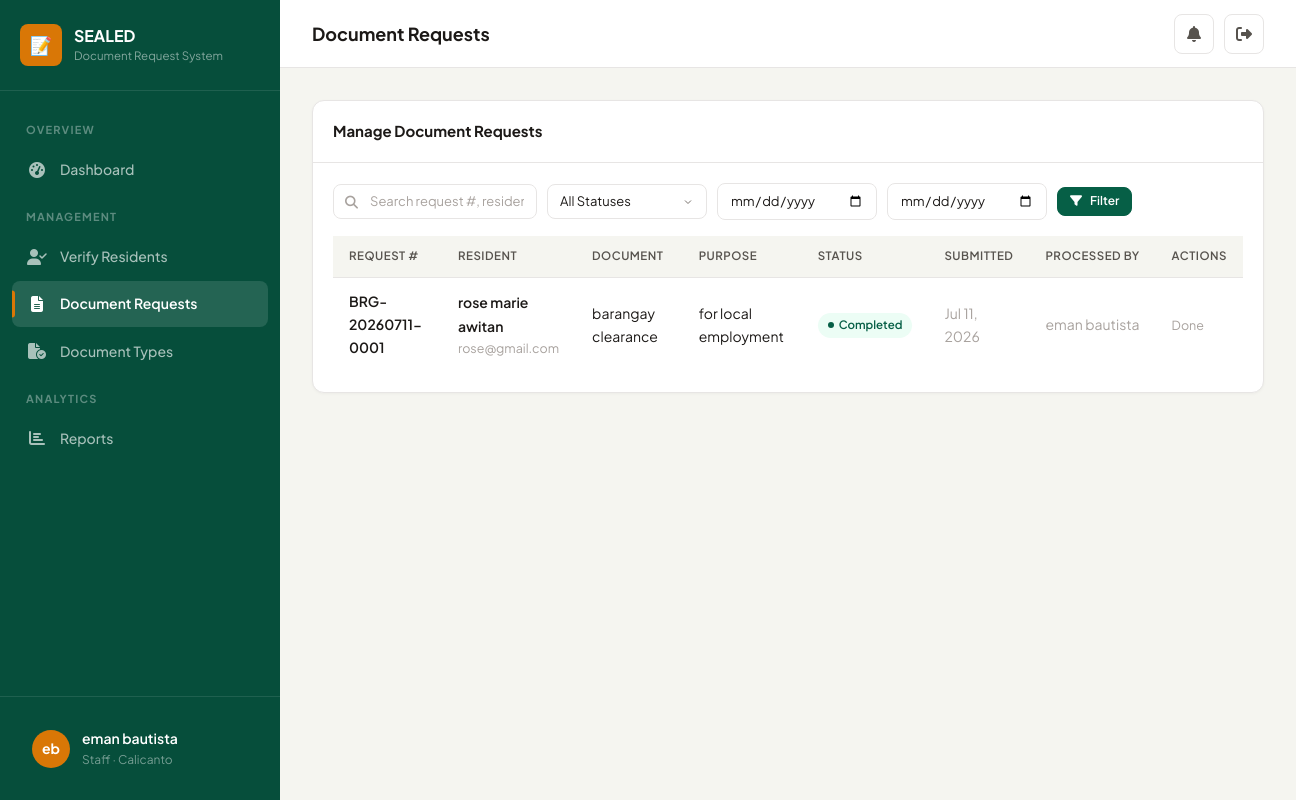
The page /staff/requests/ (signed in) on the database its author committed.
### brgy/models.py (models this page shows, shortened)
class CustomUser(AbstractUser):
    class Role(models.TextChoices):
        RESIDENT = 'resident', 'Resident'
        STAFF = 'staff', 'Staff'
        ADMIN = 'admin', 'Administrator'
    class VerificationStatus(models.TextChoices):
        PENDING = 'pending', 'Pending'
        APPROVED = 'approved', 'Approved'
        REJECTED = 'rejected', 'Rejected'
    id = models.UUIDField(primary_key=True, default=uuid.uuid4, editable=False)
    role = models.CharField(max_length=20, choices=Role.choices, default=Role.RESIDENT)
    barangay = models.ForeignKey(
        Barangay, on_delete=models.SET_NULL, null=True, blank=True, related_name='users'
    )
    verification_status = models.CharField(
        max_length=20, choices=VerificationStatus.choices, default=VerificationStatus.PENDING
    )
    phone_number = models.CharField(max_length=20, blank=True)
    address = models.TextField(blank=True)
    birth_date = models.DateField(null=True, blank=True)
    gender = models.CharField(max_length=10, blank=True)
    middle_name = models.CharField(max_length=150, blank=True)
    civil_status = models.CharField(max_length=20, blank=True, default='')
    occupation = models.CharField(max_length=100, blank=True, default='')
    id_type = models.CharField(max_length=50, blank=True, default='')
    id_front = models.ImageField(upload_to='resident_ids/', blank=True, null=True)
    id_back = models.ImageField(upload_to='resident_ids/', blank=True, null=True)
    profile_picture = models.ImageField(upload_to='profile_pictures/', blank=True, null=True)
    rejection_reason = models.TextField(blank=True, default='')
    class Meta:
        ordering = ['-date_joined']
    @property
    def display_name(self):
        return self.get_full_name() or self.username

class Barangay(models.Model):
    id = models.UUIDField(primary_key=True, default=uuid.uuid4, editable=False)
    name = models.CharField(max_length=200)
    address = models.TextField()
    contact_number = models.CharField(max_length=20, blank=True)
    email = models.EmailField(blank=True)
    chairman_name = models.CharField(max_length=200, blank=True)
    officials = models.JSONField(default=dict, blank=True)
    is_active = models.BooleanField(default=True)
    created_at = models.DateTimeField(auto_now_add=True)
    updated_at = models.DateTimeField(auto_now=True)
    class Meta:
        ordering = ['name']

class DocumentRequest(models.Model):
    class Status(models.TextChoices):
        PENDING = 'pending', 'Pending'
        APPROVED = 'approved', 'Approved'
        READY_FOR_PICKUP = 'ready_for_pickup', 'Ready for Pickup'
        COMPLETED = 'completed', 'Completed'
        REJECTED = 'rejected', 'Rejected'
    id = models.UUIDField(primary_key=True, default=uuid.uuid4, editable=False)
    request_number = models.CharField(max_length=30, unique=True, editable=False)
    resident = models.ForeignKey(CustomUser, on_delete=models.CASCADE, related_name='requests')
    document_type = models.ForeignKey(DocumentType, on_delete=models.CASCADE, related_name='requests')
    purpose = models.TextField()
    status = models.CharField(max_length=20, choices=Status.choices, default=Status.PENDING)
    staff_notes = models.TextField(blank=True)
    rejection_reason = models.TextField(blank=True)
    processed_by = models.ForeignKey(
        CustomUser, on_delete=models.SET_NULL, null=True, blank=True, related_name='processed_requests'
    )
    created_at = models.DateTimeField(auto_now_add=True)
    updated_at = models.DateTimeField(auto_now=True)
    completed_at = models.DateTimeField(null=True, blank=True)
    class Meta:
        ordering = ['-created_at']
    @property
    def status_color(self):
        colors = {
            'pending': 'warning',
            'approved': 'info',
            'ready_for_pickup': 'success',
            'completed': 'primary',
            'rejected': 'danger',
        }
        return colors.get(self.status, 'muted')

class DocumentType(models.Model):
    id = models.UUIDField(primary_key=True, default=uuid.uuid4, editable=False)
    name = models.CharField(max_length=200)
    description = models.TextField(blank=True)
    requirements = models.TextField(blank=True, help_text="One requirement per line")
    fee = models.DecimalField(max_digits=10, decimal_places=2, default=0, null=True, blank=True)
    is_active = models.BooleanField(default=True)
    barangay = models.ForeignKey(Barangay, on_delete=models.CASCADE, related_name='document_types')
    template_file = models.FileField(
        upload_to='document_templates/',
        blank=True,
        null=True,
        help_text="Upload a .docx template for this document"
    )
    created_at = models.DateTimeField(auto_now_add=True)
    class Meta:
        ordering = ['name']

### brgy/views.py (the view)
# urls.py: path('staff/requests/', views.manage_requests, name='manage_requests'),
@login_required
@role_required('staff')
def manage_requests(request):
    user = request.user
    brgy = user.barangay
    doc_requests = DocumentRequest.objects.filter(document_type__barangay=brgy)
    status_filter = request.GET.get('status', '')
    search = request.GET.get('search', '')
    date_from = request.GET.get('date_from', '')
    date_to = request.GET.get('date_to', '')
    if status_filter:
        doc_requests = doc_requests.filter(status=status_filter)
    if search:
        doc_requests = doc_requests.filter(
            Q(request_number__icontains=search) | Q(resident__first_name__icontains=search)
            | Q(resident__last_name__icontains=search) | Q(document_type__name__icontains=search)
        )
    if date_from:
        doc_requests = doc_requests.filter(created_at__date__gte=date_from)
    if date_to:
        doc_requests = doc_requests.filter(created_at__date__lte=date_to)
    paginator = Paginator(doc_requests, 10)
    page_number = request.GET.get('page', 1)
    page_obj = paginator.get_page(page_number)
    return render(request, 'brgy/staff/manage_requests.html', {
        'page_obj': page_obj,
        'status_filter': status_filter,
        'search': search,
        'date_from': date_from,
        'date_to': date_to,
        'status_choices': DocumentRequest.Status.choices,
    })

### brgy/templates/brgy/staff/manage_requests.html (shortened to what this page needs)
{% extends 'brgy/base.html' %}
{% block nav_staff_requests %}active{% endblock %}
{% block page_title %}Document Requests{% endblock %}
{% block content %}
<div class="card">
    <div class="card-header">
        <h3>Manage Document Requests</h3>
    </div>
    <div class="card-body">
        <div class="filter-bar mb-4">
            <form method="get" style="display:flex;gap:10px;flex-wrap:wrap;align-items:center;flex:1;">
                <div class="search-input-wrapper">
                    <i class="fa-solid fa-search"></i>
                    <input type="text" name="search" class="form-input" placeholder="Search request #, resident, document..." value="{{ search }}">
                </div>
                <select name="status" class="form-input" style="width:auto;min-width:160px;" onchange="this.form.submit()">
                    <option value="">All Statuses</option>
                </select>
                <input type="date" name="date_from" class="form-input" style="width:auto;" value="{{ date_from }}" title="From date">
                <input type="date" name="date_to" class="form-input" style="width:auto;" value="{{ date_to }}" title="To date">
                <button type="submit" class="btn btn-primary btn-sm"><i class="fa-solid fa-filter"></i> Filter</button>
            </form>
        </div>
        {% if page_obj %}
        <div class="table-wrapper">
            <table class="table">
                <thead>
                    <tr>
                        <th>Request #</th>
                        <th>Resident</th>
                        <th>Document</th>
                        <th>Purpose</th>
                        <th>Status</th>
                        <th>Submitted</th>
                        <th>Processed By</th>
                        <th>Actions</th>
                    </tr>
                </thead>
                <tbody>
                    {% for req in page_obj %}
                    <tr>
                        <td class="fw-600 text-sm">{{ req.request_number }}</td>
                        <td>
                            <div class="text-sm fw-600">{{ req.resident.display_name }}</div>
                            <div class="text-xs text-muted">{{ req.resident.email }}</div>
                        </td>
                        <td class="text-sm">{{ req.document_type.name }}</td>
                        <td class="text-sm" style="max-width:150px;" title="{{ req.purpose }}">{{ req.purpose|truncatechars:40 }}</td>
                        <td><span class="badge badge-{{ req.status_color }}">{{ req.get_status_display }}</span></td>
                        <td class="text-sm text-muted">{{ req.created_at|date:"M d, Y" }}</td>
                        <td class="text-sm text-muted">{{ req.processed_by.display_name|default:"-" }}</td>
                        <td>
                            {% if req.status != 'completed' %}
                            <a href="{% url 'update_request_status' req.pk %}" class="btn btn-primary btn-xs">
                                <i class="fa-solid fa-pen"></i> Update
                            </a>
                            {% else %}
                            <span class="text-xs text-muted">Done</span>
                            {% endif %}
                        </td>
                    </tr>
                    {% endfor %}
                </tbody>
            </table>
        </div>
        {% else %}
        <div class="empty-state">
            <i class="fa-solid fa-folder-open"></i>
            <h4>No Requests Found</h4>
            <p>{% if status_filter or search %}No requests match your filters.{% else %}No document requests have been submitted yet.{% endif %}</p>
        </div>
        {% endif %}
    </div>
</div>
{% endblock %}

### brgy/templates/brgy/base.html (shortened to what this page needs)
{% load static %}
<!DOCTYPE html>
<html lang="en">
<head>
    <link rel="stylesheet" href="https://cdnjs.cloudflare.com/ajax/libs/font-awesome/6.5.1/css/all.min.css">
    <link rel="stylesheet" href="{% static 'css/style.css' %}">
</head>
<body>
    <div class="app-layout">
        <aside class="sidebar" id="sidebar">
            <div class="sidebar-header">
                <div class="sidebar-logo">
                    <div class="sidebar-logo-icon">📝</div>
                    <div class="sidebar-logo-text">
                        SEALED
                        <small>Document Request System</small>
                    </div>
                </div>
            </div>
            <nav class="sidebar-nav">
                {% if user.role == 'resident' %}
                <div class="sidebar-section-label">Main</div>
                <a href="{% url 'resident_dashboard' %}" class="sidebar-item {% block nav_res_dashboard %}{% endblock %}">
                    <i class="fa-solid fa-house"></i> Dashboard
                </a>
                <a href="{% url 'request_document' %}" class="sidebar-item {% block nav_res_request %}{% endblock %}">
                    <i class="fa-solid fa-file-circle-plus"></i> Request Document
                </a>
                <a href="{% url 'request_history' %}" class="sidebar-item {% block nav_res_history %}{% endblock %}">
                    <i class="fa-solid fa-clock-rotate-left"></i> Request History
                </a>
                <div class="sidebar-section-label">Updates</div>
                <a href="{% url 'notifications' %}" class="sidebar-item {% block nav_res_notifications %}{% endblock %}">
                    <i class="fa-solid fa-bell"></i> Notifications
                    {% if unread_notification_count > 0 %}
                    <span class="badge-sidebar">{{ unread_notification_count }}</span>
                    {% endif %}
                </a>
                {% elif user.role == 'staff' %}
                <div class="sidebar-section-label">Overview</div>
                <a href="{% url 'staff_dashboard' %}" class="sidebar-item {% block nav_staff_dashboard %}{% endblock %}">
                    <i class="fa-solid fa-gauge-high"></i> Dashboard
                </a>
                <div class="sidebar-section-label">Management</div>
                <a href="{% url 'verify_residents' %}" class="sidebar-item {% block nav_staff_verify %}{% endblock %}">
                    <i class="fa-solid fa-user-check"></i> Verify Residents
                </a>
                <a href="{% url 'manage_requests' %}" class="sidebar-item {% block nav_staff_requests %}{% endblock %}">
                    <i class="fa-solid fa-file-lines"></i> Document Requests
                </a>
                <a href="{% url 'staff_manage_document_types' %}" class="sidebar-item {% block nav_staff_doctypes %}{% endblock %}">
                    <i class="fa-solid fa-file-circle-check"></i> Document Types
                </a>
                <div class="sidebar-section-label">Analytics</div>
                <a href="{% url 'staff_reports' %}" class="sidebar-item {% block nav_staff_reports %}{% endblock %}">
                    <i class="fa-solid fa-chart-bar"></i> Reports
                </a>
                {% endif %}
            </nav>
            <div class="sidebar-footer">
                <a href="{% url 'profile' %}" class="sidebar-user">
                    <div class="sidebar-avatar">{{ user.first_name.0 }}{{ user.last_name.0 }}</div>
                    <div class="sidebar-user-info">
                        <div class="sidebar-user-name">{{ user.display_name }}</div>
                        <div class="sidebar-user-role">{{ user.get_role_display }}{% if user.barangay %} &middot; {{ user.barangay.name }}{% endif %}</div>
                    </div>
                </a>
            </div>
        </aside>
        <main class="main-content">
            <header class="topbar">
                <div class="topbar-left">
                    <h1 class="topbar-title">{% block page_title %}Dashboard{% endblock %}</h1>
                </div>
                <div class="topbar-right">
                    <div style="position:relative">
                        <button class="topbar-btn" id="notifBtn" aria-label="Notifications">
                            <i class="fa-solid fa-bell"></i>
                        </button>
                    </div>
                    <a href="{% url 'logout' %}" class="topbar-btn" title="Logout" data-confirm="Are you sure you want to logout?">
                        <i class="fa-solid fa-right-from-bracket"></i>
                    </a>
                </div>
            </header>
            <div class="page-content">
                {% block content %}{% endblock %}
            </div>
        </main>
    </div>
</body>
</html>

### rows shown on the page
CustomUser: first_name.0 "e", last_name.0 "b", display_name "eman bautista", role "Staff", barangay.name "Calicanto"
DocumentRequest: request_number "BRG-20260711-0001", resident.display_name "rose marie awitan", resident.email "rose@gmail.com", document_type.name "barangay clearance", purpose "for local employment", status "Completed", created_at "Jul 11, 2026", processed_by.display_name "eman bautista", shows "Done"
